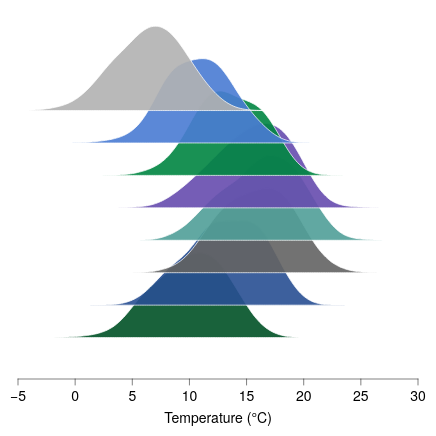

Vega-Lite specification for this chart:
### Vega-Lite specification from a JSON file in a GitHub repository (floating-point values rounded to 4 significant figures; data arrays with more than 128 entries replaced by an {"elided": "..."} marker saying what was removed)
{"background": null, "config": {"arc": {"fill": "#DBDBDB", "fillOpacity": 1.0, "innerRadius": 45.0, "padAngle": 0.03, "stroke": "black", "strokeOpacity": 1, "strokeWidth": 0.25}, "area": {"fill": "#DBDBDB", "fillOpacity": 1.0, "stroke": "black", "strokeOpacity": 1, "strokeWidth": 0.25}, "axis": {"domain": true, "domainCap": "round", "domainColor": "black", "domainWidth": 0.25, "grid": false, "gridCap": "round", "gridColor": "#F1F1F1", "gridDash": [0, 0], "gridOpacity": 1.0, "gridWidth": 0.25, "labelColor": "black", "labelFont": "Helvetica Neue, HelveticaNeue, Helvetica, Arial, sans-serif", "labelFontSize": 7, "labelFontStyle": "normal", "labelFontWeight": 400, "offset": 4.5, "ticks": true, "tickCap": "round", "tickColor": "black", "tickRound": false, "tickSize": 3, "tickWidth": 0.25, "titleColor": "black", "titleFont": "Helvetica Neue, HelveticaNeue, Helvetica, Arial, sans-serif", "titleFontSize": 7, "titleFontStyle": "normal", "titleFontWeight": 400}, "axisX": {"domain": true, "labelAlign": "center", "labelAngle": 0, "labels": true, "ticks": true, "translate": 0}, "axisY": {"domain": true, "labelAlign": "right", "labelAngle": 0, "labels": true, "ticks": true, "translate": 0}, "axisRight": {"domain": true, "labelAlign": "left", "labelAngle": 0, "labels": true, "ticks": true, "translate": 0}, "axisTop": {"domain": true, "labelAlign": "center", "labelAngle": 0, "labels": true, "ticks": true, "translate": 0}, "axisBand": {"tickOffset": 0}, "bar": {"fill": "#DBDBDB", "fillOpacity": 1.0, "stroke": "black", "strokeOpacity": 1, "strokeWidth": 0.25}, "boxplot": {"size": 16.2, "ticks": {"cornerRadius": 0.25, "fill": "black", "opacity": 1, "size": 8.1, "thickness": 0.25}, "box": {"fillOpacity": 1.0, "stroke": "black", "strokeOpacity": 1, "strokeWidth": 0.25}, "median": {"cornerRadius": 0, "fill": "black", "fillOpacity": 1.0, "opacity": 1, "size": 16.2, "thickness": 0.25}, "rule": {"fill": "black", "fillOpacity": 1.0, "size": 18.0, "stroke": "black", "strokeDash": [0, 0], "strokeOpacity": 1, "strokeWidth": 0.25}, "outliers": {"color": "black", "fill": "black", "fillOpacity": 1.0, "size": 0, "stroke": "black", "strokeOpacity": 1, "strokeWidth": 0.25}}, "circle": {"fill": "black", "fillOpacity": 1.0, "size": 2.25, "stroke": null, "strokeOpacity": 1, "strokeWidth": 0.25}, "errorband": {"band": {"fillOpacity": 0.6, "stroke": null, "strokeWidth": 0.25, "strokeOpacity": 1}, "borders": {"opacity": 0, "strokeOpacity": 0.25, "strokeWidth": 1}}, "errorbar": {"opacity": 1, "rule": {"strokeDash": [0, 0], "strokeWidth": 0.25}, "ticks": {"color": "black", "cornerRadius": 0.125, "opacity": 1, "size": 10.8, "thickness": 0.25}, "thickness": 0.25}, "font": "Helvetica Neue, HelveticaNeue, Helvetica, Arial, sans-serif", "geoshape": {"fill": "#DBDBDB", "fillOpacity": 1.0, "stroke": "black", "strokeOpacity": 1, "strokeWidth": 0.25}, "header": {"labelColor": "black", "labelFont": "Helvetica Neue, HelveticaNeue, Helvetica, Arial, sans-serif", "labelFontSize": 7, "labelFontStyle": "normal", "labelFontWeight": 400, "titleColor": "black", "titleFont": "Helvetica Neue, HelveticaNeue, Helvetica, Arial, sans-serif", "titleFontSize": 7, "titleFontStyle": "normal", "titleFontWeight": 400, "titlePadding": 0}, "legend": {"disable": false, "offset": 4.5, "titlePadding": 4, "labelOffset": 2, "gradientLabelOffset": 2, "gradientLength": 90.0, "gradientThickness": 9.0, "gradientOpacity": 1.0, "gradientStrokeColor": "black", "gradientStrokeWidth": 0.25, "labelColor": "black", "labelFont": "Helvetica Neue, HelveticaNeue, Helvetica, Arial, sans-serif", "labelFontSize": 7, "labelFontStyle": "normal", "labelFontWeight": 400, "strokeColor": "black", "strokeWidth": 0, "symbolSize": 42, "symbolStrokeColor": "black", "symbolStrokeWidth": 0.25, "titleColor": "black", "titleFont": "Helvetica Neue, HelveticaNeue, Helvetica, Arial, sans-serif", "titleFontSize": 7, "titleFontStyle": "normal", "titleFontWeight": 400}, "line": {"color": "black", "stroke": "black", "strokeCap": "butt", "strokeDash": [0, 0], "strokeOpacity": 1, "strokeWidth": 0.5}, "point": {"filled": true, "fill": "#DBDBDB", "fillOpacity": 1.0, "size": 9.0, "stroke": "black", "strokeOpacity": 1, "strokeWidth": 0.25}, "range": {"category": ["#B2B2B2", "#4A7CD3", "#008542", "#664CAF", "#509F98", "#636363", "#284F93", "#005226", "#382864", "#285753"], "diverging": {"scheme": ["#443E60", "#5F597E", "#7C759B", "#9994B6", "#B7B4CC", "#D6D5DC", "#F6F6F6", "#D1DAD9", "#A4C2BF", "#7AA9A4", "#578E89", "#37736E", "#1B5954"]}, "heatmap": {"scheme": ["#440154", "#472270", "#433E82", "#38598C", "#2C728E", "#238A8D", "#24A086", "#39B578", "#5DC862", "#96D646", "#CAE02D", "#FDE724"]}, "ordinal": {"scheme": ["#F1F1F1", "#DBDBDB", "#C6C6C6", "#B2B2B2", "#9D9D9D", "#898989", "#767676", "#636363", "#515151", "#404040", "#2F2F2F", "#1F1F1F"]}, "ramp": {"scheme": ["#440154", "#472270", "#433E82", "#38598C", "#2C728E", "#238A8D", "#24A086", "#39B578", "#5DC862", "#96D646", "#CAE02D", "#FDE724"]}}, "rule": {"color": "black", "stroke": "black", "strokeCap": "round", "strokeDash": [2, 2], "strokeOpacity": 1, "strokeWidth": 0.25}, "scale": {"barBandPaddingInner": 0.1, "rectBandPaddingInner": 0, "tickBandPaddingInner": 0.1, "bandPaddingOuter": 0.1, "bandWithNestedOffsetPaddingInner": 0.2, "bandWithNestedOffsetPaddingOuter": 0.2, "offsetBandPaddingInner": 0, "offsetBandPaddingOuter": 0, "round": false}, "rect": {"fill": "#DBDBDB", "fillOpacity": 1.0, "stroke": "black", "strokeOpacity": 1, "strokeWidth": 0.25}, "square": {"fill": "#DBDBDB", "fillOpacity": 1.0, "size": 18.0, "stroke": "black", "strokeOpacity": 1, "strokeWidth": 0.25}, "text": {"color": "black", "font": "Helvetica Neue, HelveticaNeue, Helvetica, Arial, sans-serif", "fontSize": 7, "fontStyle": "normal", "fontWeight": 400}, "tick": {"color": "black", "cornerRadius": 0.125, "opacity": 1.0, "size": 16.2, "thickness": 0.25}, "title": {"anchor": "middle", "frame": "group", "color": "black", "font": "Helvetica Neue, HelveticaNeue, Helvetica, Arial, sans-serif", "fontSize": 7, "fontStyle": "normal", "fontWeight": 400, "subtitleColor": "black", "subtitleFont": "Helvetica Neue, HelveticaNeue, Helvetica, Arial, sans-serif", "subtitleFontSize": "Helvetica Neue, HelveticaNeue, Helvetica, Arial, sans-serif", "subtitleFontStyle": "normal", "subtitleFontWeight": 400}, "trail": {"color": "black", "opacity": 1, "size": 0.5}, "view": {"continuousWidth": 200, "continuousHeight": 180, "discreteWidth": 200, "discreteHeight": 180, "fill": null, "stroke": null, "strokeWidth": 0.25}}, "layer": [{"data": {"name": "data-6db767bdc4b5f75d9195909c66819f1d"}, "mark": {"type": "area", "interpolate": "monotone", "opacity": 0.9, "stroke": "white", "strokeWidth": 0.4}, "encoding": {"color": {"field": "month", "legend": null, "sort": ["Jan", "Feb", "Mar", "Apr", "May", "Jun", "Jul", "Aug"], "type": "nominal"}, "x": {"field": "temp", "title": "Temperature (°C)", "type": "quantitative"}, "y": {"axis": null, "field": "top", "scale": {"domain": [-8, 3.1]}, "type": "quantitative"}, "y2": {"field": "base"}}}, {"data": {"name": "data-986f80a79813d33c28aef8929794bbb5"}, "mark": {"type": "area", "interpolate": "monotone", "opacity": 0.9, "stroke": "white", "strokeWidth": 0.4}, "encoding": {"color": {"field": "month", "legend": null, "sort": ["Jan", "Feb", "Mar", "Apr", "May", "Jun", "Jul", "Aug"], "type": "nominal"}, "x": {"field": "temp", "title": "Temperature (°C)", "type": "quantitative"}, "y": {"axis": null, "field": "top", "scale": {"domain": [-8, 3.1]}, "type": "quantitative"}, "y2": {"field": "base"}}}, {"data": {"name": "data-93db51145ac26849250869f25c7cb853"}, "mark": {"type": "area", "interpolate": "monotone", "opacity": 0.9, "stroke": "white", "strokeWidth": 0.4}, "encoding": {"color": {"field": "month", "legend": null, "sort": ["Jan", "Feb", "Mar", "Apr", "May", "Jun", "Jul", "Aug"], "type": "nominal"}, "x": {"field": "temp", "title": "Temperature (°C)", "type": "quantitative"}, "y": {"axis": null, "field": "top", "scale": {"domain": [-8, 3.1]}, "type": "quantitative"}, "y2": {"field": "base"}}}, {"data": {"name": "data-735969c7ef1a6bcc98c1cbd3e34db817"}, "mark": {"type": "area", "interpolate": "monotone", "opacity": 0.9, "stroke": "white", "strokeWidth": 0.4}, "encoding": {"color": {"field": "month", "legend": null, "sort": ["Jan", "Feb", "Mar", "Apr", "May", "Jun", "Jul", "Aug"], "type": "nominal"}, "x": {"field": "temp", "title": "Temperature (°C)", "type": "quantitative"}, "y": {"axis": null, "field": "top", "scale": {"domain": [-8, 3.1]}, "type": "quantitative"}, "y2": {"field": "base"}}}, {"data": {"name": "data-adf3bcc3fbc87d434eb250b2690d8df6"}, "mark": {"type": "area", "interpolate": "monotone", "opacity": 0.9, "stroke": "white", "strokeWidth": 0.4}, "encoding": {"color": {"field": "month", "legend": null, "sort": ["Jan", "Feb", "Mar", "Apr", "May", "Jun", "Jul", "Aug"], "type": "nominal"}, "x": {"field": "temp", "title": "Temperature (°C)", "type": "quantitative"}, "y": {"axis": null, "field": "top", "scale": {"domain": [-8, 3.1]}, "type": "quantitative"}, "y2": {"field": "base"}}}, {"data": {"name": "data-bea6027bf8f347bab5d626b907d9ac1d"}, "mark": {"type": "area", "interpolate": "monotone", "opacity": 0.9, "stroke": "white", "strokeWidth": 0.4}, "encoding": {"color": {"field": "month", "legend": null, "sort": ["Jan", "Feb", "Mar", "Apr", "May", "Jun", "Jul", "Aug"], "type": "nominal"}, "x": {"field": "temp", "title": "Temperature (°C)", "type": "quantitative"}, "y": {"axis": null, "field": "top", "scale": {"domain": [-8, 3.1]}, "type": "quantitative"}, "y2": {"field": "base"}}}, {"data": {"name": "data-dc484e28f11f3e69808405af43673b76"}, "mark": {"type": "area", "interpolate": "monotone", "opacity": 0.9, "stroke": "white", "strokeWidth": 0.4}, "encoding": {"color": {"field": "month", "legend": null, "sort": ["Jan", "Feb", "Mar", "Apr", "May", "Jun", "Jul", "Aug"], "type": "nominal"}, "x": {"field": "temp", "title": "Temperature (°C)", "type": "quantitative"}, "y": {"axis": null, "field": "top", "scale": {"domain": [-8, 3.1]}, "type": "quantitative"}, "y2": {"field": "base"}}}, {"data": {"name": "data-cdb39cfc30a03a8a446c2c8078aab3aa"}, "mark": {"type": "area", "interpolate": "monotone", "opacity": 0.9, "stroke": "white", "strokeWidth": 0.4}, "encoding": {"color": {"field": "month", "legend": null, "sort": ["Jan", "Feb", "Mar", "Apr", "May", "Jun", "Jul", "Aug"], "type": "nominal"}, "x": {"field": "temp", "title": "Temperature (°C)", "type": "quantitative"}, "y": {"axis": null, "field": "top", "scale": {"domain": [-8, 3.1]}, "type": "quantitative"}, "y2": {"field": "base"}}}], "$schema": "https://vega.github.io/schema/vega-lite/v6.4.1.json", "datasets": {"data-6db767bdc4b5f75d9195909c66819f1d": {"elided": "220 records"}, "data-986f80a79813d33c28aef8929794bbb5": {"elided": "220 records"}, "data-93db51145ac26849250869f25c7cb853": {"elided": "220 records"}, "data-735969c7ef1a6bcc98c1cbd3e34db817": {"elided": "220 records"}, "data-adf3bcc3fbc87d434eb250b2690d8df6": {"elided": "220 records"}, "data-bea6027bf8f347bab5d626b907d9ac1d": {"elided": "220 records"}, "data-dc484e28f11f3e69808405af43673b76": {"elided": "220 records"}, "data-cdb39cfc30a03a8a446c2c8078aab3aa": {"elided": "220 records"}}}
